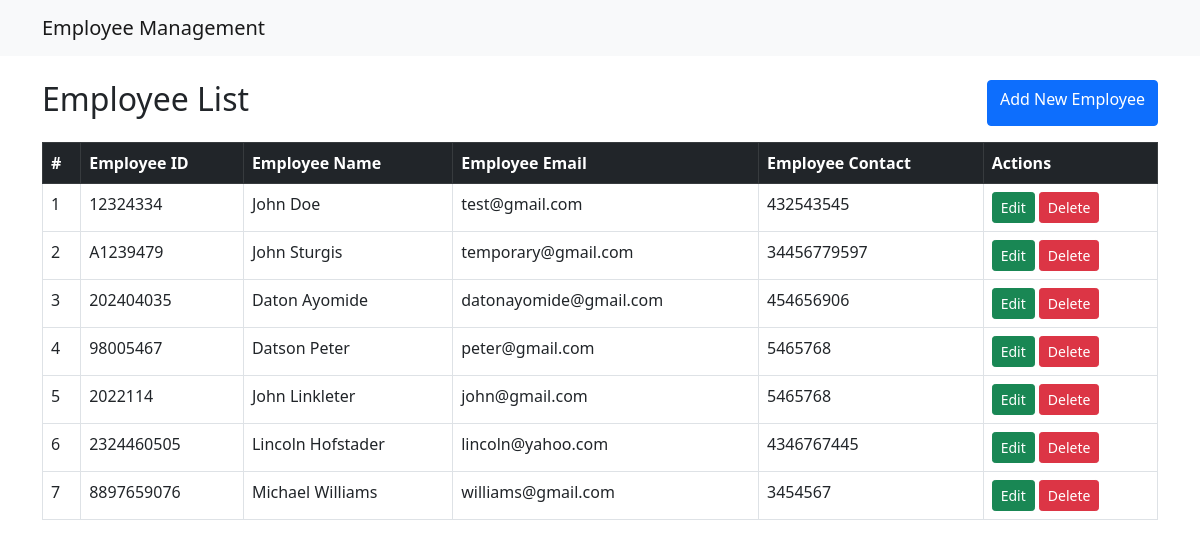
The page / on the database its author committed.
### employee/models.py (models this page shows, shortened)
class Employee(models.Model):
    employee_id = models.CharField(max_length=20)
    employee_name= models.CharField(max_length=200)
    employee_email = models.EmailField()
    employee_contact = models.CharField(max_length=20)

### employee/views.py (the view)
# urls.py: path('', employee_list, name="list"),
def employee_list(request):
    employee = Employee.objects.all()
    return render(request, 'list.html', {'employees':employee})

### employee/templates/list.html (shortened to what this page needs)
{% extends 'base.html' %} {% block title %}Employee List{% endblock %}
{% block content %}
<div class="d-flex justify-content-between mb-3">
  <h2>Employee List</h2>
  <a href="{%url 'create'%}" class="btn btn-primary">Add New Employee</a>
</div>
<table class="table table-bordered">
  <thead class="table-dark">
    <tr>
      <th>#</th>
      <th>Employee ID</th>
      <th>Employee Name</th>
      <th>Employee Email</th>
      <th>Employee Contact</th>
      <th>Actions</th>
    </tr>
  </thead>
  <tbody>
    {%if employees %} {% for employee in employees %}
    <tr>
      <td>{{forloop.counter}}</td>
      <td>{{employee.employee_id}}</td>
      <td>{{employee.employee_name}}</td>
      <td>{{employee.employee_email}}</td>
      <td>{{employee.employee_contact}}</td>
      <td>
        <a href="{%url 'update' employee.pk%}" class="btn btn-success btn-sm"
          >Edit</a
        >
        <button
          class="btn btn-danger btn-sm"
          data-bs-toggle="modal"
          data-bs-target="#deleteModal"
          data-id="{{employee.pk}}"
        >
          Delete
        </button>
      </td>
    </tr>
    {%endfor%} {%else%}
    <td colspan="6" class="text-center">No employees found</td>
    {%endif%}
  </tbody>
</table>
{%endblock%}

### employee/templates/base.html (shortened to what this page needs)
<!DOCTYPE html>
<html lang="en">
  <head>
    <link
      href="https://cdn.jsdelivr.net/npm/bootstrap@5.0.2/dist/css/bootstrap.min.css"
      rel="stylesheet"
    />
  </head>
  <body>
    <nav class="navbar navbar-expand-lg navbar-light bg-light">
      <div class="container">
        <a class="navbar-brand" href="{% url 'list' %}">Employee Management</a>
      </div>
    </nav>
    <div class="container mt-4">{% block content %}{% endblock %}</div>
  </body>
</html>

### rows shown on the page
Employee: employee_id "12324334", employee_name "John Doe", employee_email "test@gmail.com", employee_contact "432543545"
Employee: employee_id "A1239479", employee_name "John Sturgis", employee_email "temporary@gmail.com", employee_contact "34456779597"
Employee: employee_id "202404035", employee_name "Daton Ayomide", employee_email "datonayomide@gmail.com", employee_contact "454656906"
Employee: employee_id "98005467", employee_name "Datson Peter", employee_email "peter@gmail.com", employee_contact "5465768"
Employee: employee_id "2022114", employee_name "John Linkleter", employee_email "john@gmail.com", employee_contact "5465768"
Employee: employee_id "2324460505", employee_name "Lincoln Hofstader", employee_email "lincoln@yahoo.com", employee_contact "4346767445"
Employee: employee_id "8897659076", employee_name "Michael Williams", employee_email "williams@gmail.com", employee_contact "3454567"
